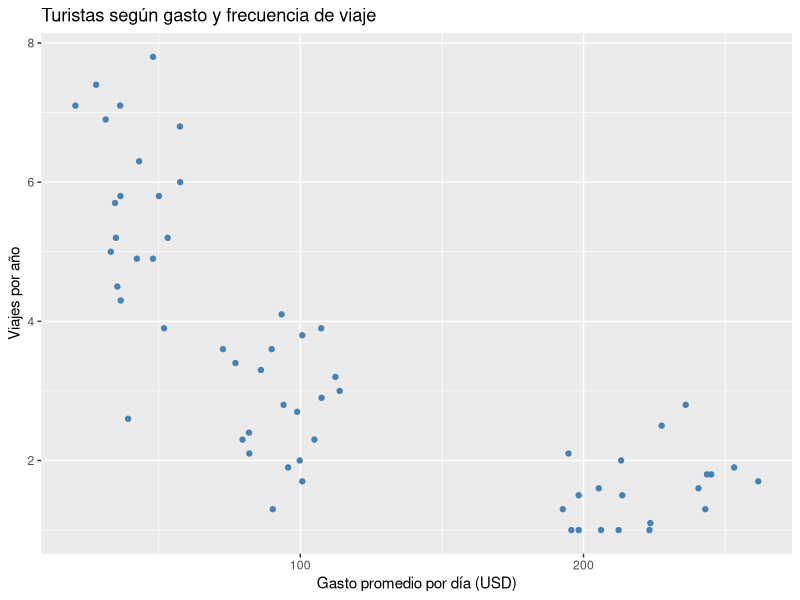
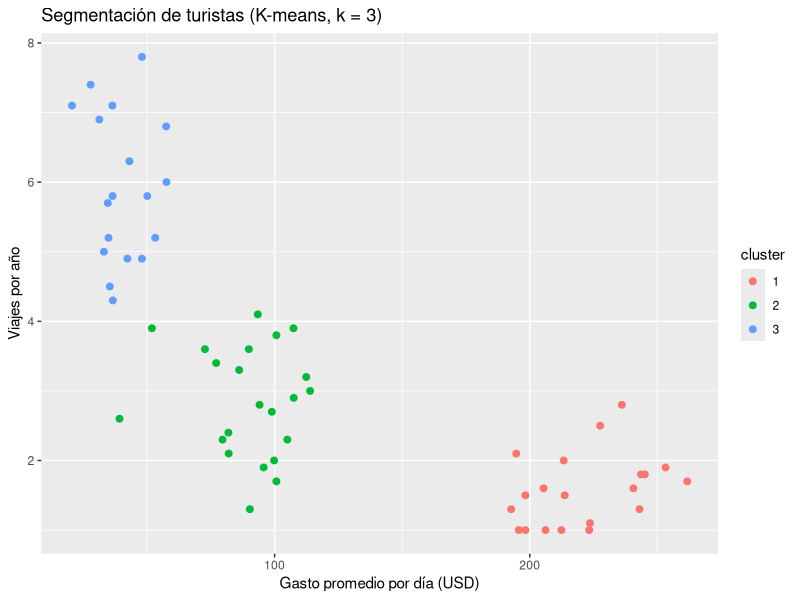

Recreate these plots in R, in order.
library(tidyverse)
turistas <- read.csv("datasets/turistas_segmentacion.csv")

str(turistas)
summary (turistas)

ggplot(turistas, aes(x = gasto_promedio_dia, y = frecuencia_anual)) +
  geom_point (color = "steelblue") +
  labs (title = "Turistas según gasto y frecuencia de viaje",
        x = "Gasto promedio por día (USD)",
        y = "Viajes por año")

turistas_esc <- scale(turistas)

modelo_km <- kmeans(turistas_esc, centers = 3, nstart = 25)
turistas$cluster <- factor(modelo_km$cluster)

ggplot(turistas, aes(x = gasto_promedio_dia, y = frecuencia_anual, color = cluster)) +
  geom_point (size = 2) +
  labs (title = "Segmentación de turistas (K-means, k = 3)",
        x = "Gasto promedio por día (USD)", y = "Viajes por año")

aggregate (cbind (gasto_promedio_dia, frecuencia_anual) ~ cluster, data = turistas, FUN = mean)
